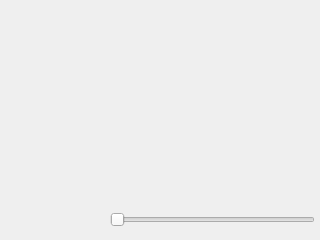
<?xml version="1.0" encoding="UTF-8"?>
<ui version="4.0">
 <class>VideoWidget</class>
 <widget class="QWidget" name="VideoWidget">
  <property name="geometry">
   <rect>
    <x>0</x>
    <y>0</y>
    <width>320</width>
    <height>240</height>
   </rect>
  </property>
  <property name="minimumSize">
   <size>
    <width>320</width>
    <height>240</height>
   </size>
  </property>
  <property name="windowTitle">
   <string>VideoWidget</string>
  </property>
  <layout class="QVBoxLayout" name="verticalLayout">
   <property name="spacing">
    <number>5</number>
   </property>
   <property name="leftMargin">
    <number>5</number>
   </property>
   <property name="topMargin">
    <number>5</number>
   </property>
   <property name="rightMargin">
    <number>5</number>
   </property>
   <property name="bottomMargin">
    <number>5</number>
   </property>
   <item>
    <spacer name="verticalSpacer">
     <property name="orientation">
      <enum>Qt::Vertical</enum>
     </property>
     <property name="sizeHint" stdset="0">
      <size>
       <width>20</width>
       <height>466</height>
      </size>
     </property>
    </spacer>
   </item>
   <item>
    <layout class="QHBoxLayout" name="horizontalLayout">
     <property name="spacing">
      <number>5</number>
     </property>
     <item>
      <widget class="QPushButton" name="buttonPlay">
       <property name="minimumSize">
        <size>
         <width>30</width>
         <height>30</height>
        </size>
       </property>
       <property name="maximumSize">
        <size>
         <width>30</width>
         <height>30</height>
        </size>
       </property>
       <property name="styleSheet">
        <string notr="true">QPushButton
{
	border: 0px;
}

QPushButton:!hover
{
	background-image: url(:/play);
}

QPushButton:hover
{
	background-image: url(:/play);
}</string>
       </property>
       <property name="text">
        <string/>
       </property>
      </widget>
     </item>
     <item>
      <widget class="QPushButton" name="buttonStop">
       <property name="minimumSize">
        <size>
         <width>30</width>
         <height>30</height>
        </size>
       </property>
       <property name="maximumSize">
        <size>
         <width>30</width>
         <height>30</height>
        </size>
       </property>
       <property name="styleSheet">
        <string notr="true">QPushButton
{
	border: 0px;
}

QPushButton:!hover
{
	background-image: url(:/stop);
}

QPushButton:hover
{
	background-image: url(:/stop);
}</string>
       </property>
       <property name="text">
        <string/>
       </property>
      </widget>
     </item>
     <item>
      <widget class="QPushButton" name="buttonPause">
       <property name="minimumSize">
        <size>
         <width>30</width>
         <height>30</height>
        </size>
       </property>
       <property name="maximumSize">
        <size>
         <width>30</width>
         <height>30</height>
        </size>
       </property>
       <property name="styleSheet">
        <string notr="true">QPushButton
{
	border: 0px;
}

QPushButton:!hover
{
	background-image: url(:/pause);
}

QPushButton:hover
{
	background-image: url(:/pause);
}</string>
       </property>
       <property name="text">
        <string/>
       </property>
      </widget>
     </item>
     <item>
      <widget class="QSlider" name="sliderVolume">
       <property name="tracking">
        <bool>false</bool>
       </property>
       <property name="orientation">
        <enum>Qt::Horizontal</enum>
       </property>
      </widget>
     </item>
    </layout>
   </item>
  </layout>
 </widget>
 <layoutdefault spacing="6" margin="11"/>
 <resources/>
 <connections/>
</ui>
